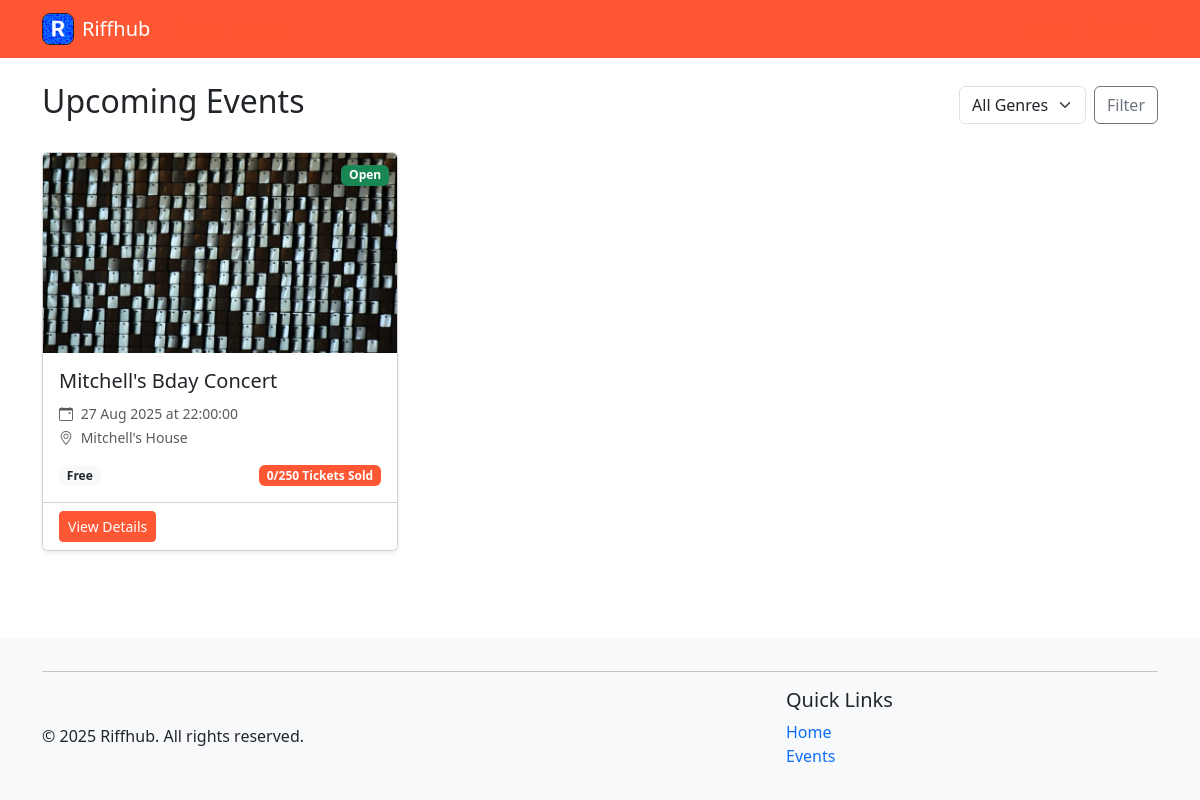
Screenshot of /events/ with the database file from the repository.
### riffhub/models.py (models this page shows, shortened)
class Event(db.Model):
    __tablename__ = 'events'
    id = db.Column(db.Integer, primary_key=True)
    title = db.Column(db.String(120), nullable=False)
    description = db.Column(db.Text)
    genre_id = db.Column(db.Integer, db.ForeignKey('genres.id'))
    date = db.Column(db.Date, nullable=False)
    time = db.Column(Time, nullable=False)
    location = db.Column(db.String(120))
    image = db.Column(db.String(255))
    capacity = db.Column(db.Integer, default=0)  # 0 means unlimited capacity
    price = db.Column(db.Double, default=0)  # 0 means free entry
    organizer_id = db.Column(db.Integer, db.ForeignKey('users.id'))
    created_at = db.Column(db.DateTime, default=datetime.utcnow)
    tickets = db.relationship('Ticket', backref='event', lazy='dynamic', cascade='all, delete-orphan')
    comments = db.relationship('Comment', backref='event', lazy='dynamic', cascade='all, delete-orphan')
    performances = db.relationship('Performance', backref='event', lazy='dynamic', cascade='all, delete-orphan')
    @property
    def ticket_count(self):
        from riffhub.models import Order  # Import here to avoid circular imports
        return db.session.query(db.func.sum(Ticket.quantity))\
            .join(Order)\
            .filter(Ticket.event_id == self.id)\
            .filter(Order.status == 'completed')\
            .scalar() or 0
    @property
    def is_full(self):
        return self.capacity > 0 and self.ticket_count >= self.capacity

### riffhub/blueprints/events/routes.py (the view)
@bp.route('/')
def list():
    today = datetime.now().date()
    selected_genre = request.args.get('genre', type=int)
    q = Event.query.filter(Event.date >= today)
    if selected_genre:
        q = q.filter_by(genre_id=selected_genre)
    events = q.order_by(Event.date).all()
    genres = Genre.query.order_by(Genre.title).all()
    return render_template('events.html',
        events=events,
        genres=genres,
        selected_genre=selected_genre,
        current_date=date.today(),
    )

### riffhub/helpers.py (called while the page is built)
def utility_processor():
    def format_date(date_str):
        try:
            if isinstance(date_str, str):
                date_obj = datetime.strptime(date_str, '%Y-%m-%d')
                return date_obj.strftime('%B %d, %Y')
            return date_str.strftime('%B %d, %Y')
        except:
            return date_str
    return dict(format_date=format_date, now=datetime.now())

### riffhub/blueprints/main/templates/events.html (shortened to what this page needs)
{% extends "base.html" %}
{% import "macros.html" as macros %}
{% block content %}
<div class="row mb-4 align-items-center">
  <div class="col">
    <h2>Upcoming Events</h2>
  </div>
  <div class="col-auto">
    <form method="get" class="d-flex">
      <select name="genre" class="form-select me-2">
        <option value="">All Genres</option>
      </select>
      <button type="submit" class="btn btn-outline-secondary">Filter</button>
    </form>
  </div>
</div>
{% if events %}
  <div class="row row-cols-1 row-cols-md-3 g-4">
    {% for event in events %}
      <div class="col">
        {{ macros.event_card(event, current_date) }}
      </div>
    {% endfor %}
  </div>
{% else %}
  <div class="alert alert-info">
    <i class="bi bi-info-circle me-2"></i> There are no upcoming events at this time.
  </div>
{% endif %}
{% endblock %}

### riffhub/templates/macros.html (shortened to what this page needs)
{% macro event_card(event, current_date, show_actions=False) %}
<div class="card h-100 event-card shadow-sm">
    {% if event.image %}
        <img src="{{ url_for('static', filename='uploads/' + event.image) }}" class="card-img-top" alt="{{ event.title }}" style="height: 200px; object-fit: cover;">
    {% else %}
        <img src="{{ url_for('static', filename='img/event-placeholder.jpg') }}" class="card-img-top" alt="Event placeholder" style="height: 200px; object-fit: cover;">
    {% endif %}
    <div class="event-status position-absolute top-0 end-0 p-2">
        {% if event.is_full %}
            <span class="badge bg-danger">Sold Out</span>
        {% elif event.date < current_date %}
            <span class="badge bg-secondary">Inactive</span>
        {% else %}
            <span class="badge bg-success">Open</span>
        {% endif %}
    </div>
    <div class="card-body">
        <h5 class="card-title">{{ event.title }}</h5>
        <p class="card-text">
            <small class="text-muted">
                <i class="bi bi-calendar-event me-1"></i> {{ event.date.strftime('%d %b %Y') }}
                {% if event.time %}
                    at {{ event.time }}
                {% endif %}
            </small><br>
            {% if event.location %}
            <small class="text-muted">
                <i class="bi bi-geo-alt me-1"></i> {{ event.location }}
            </small>
            {% endif %}
        </p>
        <div class="d-flex justify-content-between align-items-center mt-2">
            {% if event.price > 0 %}
                <span class="badge bg-info text-dark">${{ "%.2f"|format(event.price) }}</span>
            {% else %}
                <span class="badge bg-light text-dark">Free</span>
            {% endif %}
            <span class="badge bg-primary">
                {% if event.capacity > 0 %}
                    {{ event.ticket_count }}/{{ event.capacity }} Tickets Sold
                {% else %}
                    {{ event.ticket_count }} Tickets Sold
                {% endif %}
            </span>
        </div>
    </div>
    <div class="card-footer d-flex justify-content-between bg-white">
        <a href="{{ url_for('events.detail', event_id=event.id) }}" class="btn btn-sm btn-primary">View Details</a>
    </div>
</div>
{% endmacro %}

### .utils/ass_2_reference/static/style/styles.css (style rules this page uses)
:root { --brand-primary: #ff5733; --brand-highlight: #ff7300; }
body { text-decoration: none; }
.bg-primary { background-color: var(--brand-primary) !important; }
.btn-primary { background-color: var(--brand-primary); border-color: var(--brand-primary); }

### riffhub/templates/base.html (style rules this page uses)
.flex-wrapper { min-height: 100vh; display: flex; flex-direction: column; }

### rows the page displays
Event: image (picture), shows "Open", title "Mitchell's Bday Concert", date "27 Aug 2025", time "22:00:00", location "Mitchell's House", price "Free", ticket_count "0", capacity "250"
